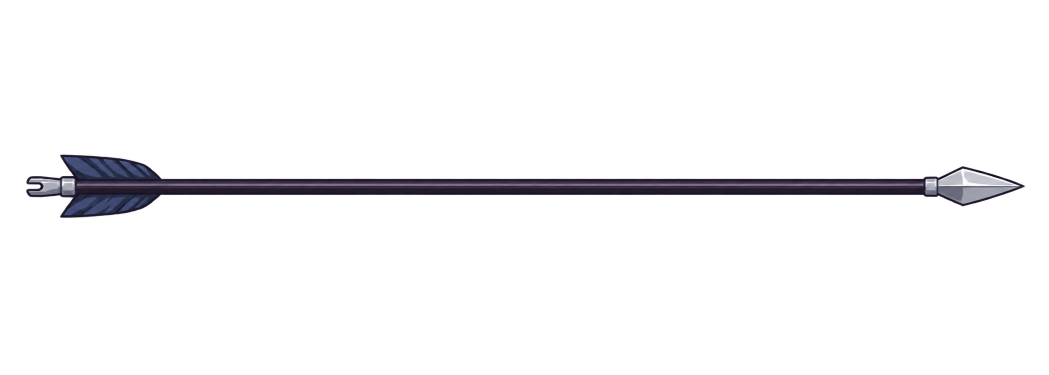
#> input picture assets/schoolgirl_profile/source/arrow.png, 2098 x 749 px, given in place of head.png, which was not available (shown at 1/2 size)
$ python prepare_profile_art.py
#> lines starting #> are read from the running program, lines starting #| are printed output that depends on the picture
"""Trim native alpha margins and pad separate image_gen sprites without repainting."""
import json
from pathlib import Path
from PIL import Image

ROOT = Path(__file__).resolve().parents[1]
DIRECTORY = ROOT / "assets/schoolgirl_profile"
NAMES = ["head", "hair_back", "torso", "skirt", "upper_arm", "forearm",
         "thigh", "shin", "foot", "hand_sword", "hand_bow", "hand_pull",
         "hand_relaxed", "sword", "bow", "arrow"]


def main():
    manifest = {}
    for name in NAMES:
        source = Image.open(DIRECTORY / "source" / (name + ".png"))
#> source is the input picture: PIL image 2098x749 RGBA; mean R, G, B, A 3.4, 3.1, 4.4, 13
        assert source.mode == "RGBA", name
        alpha = source.getchannel("A")
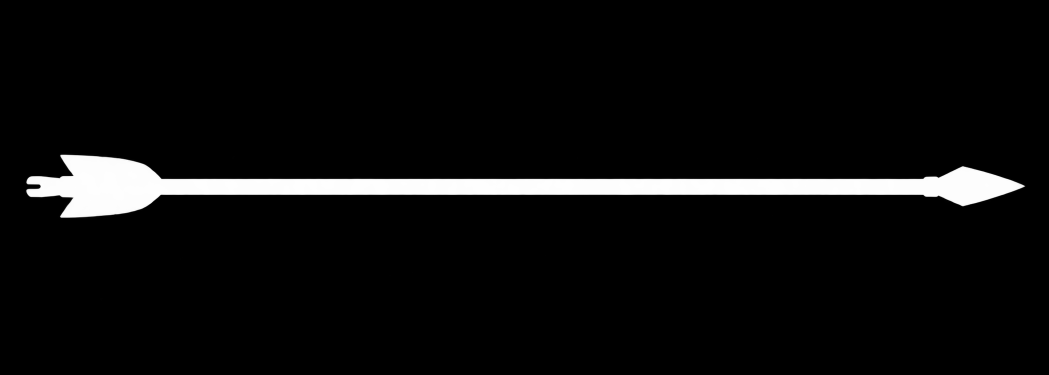
#> alpha: PIL image 2098x749 L (shown at 1/2 size); min 0, max 255, mean 13
        assert alpha.getextrema()[0] == 0 and alpha.getextrema()[1] >= 250, name
        # Threshold locates almost invisible margin speckles only. Output alpha
        # and all RGB values inside the crop are copied byte-for-byte.
        bounds = alpha.point(lambda a: 255 if a >= 8 else 0).getbbox()
#> bounds = (52, 309, 2051, 436)
        cropped = source.crop(bounds)
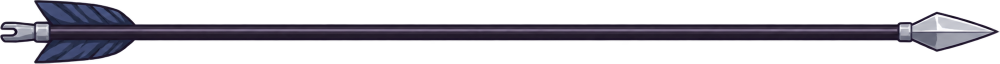
#> cropped: PIL image 1999x127 RGBA (shown at 1/2 size); mean R, G, B, A 21.3, 19.5, 26.9, 80.5; transparent parts drawn white
        padded = Image.new("RGBA", (cropped.width + 8, cropped.height + 8))
#> padded: PIL image 2007x135 RGBA; every value is 0
        padded.paste(cropped, (4, 4))
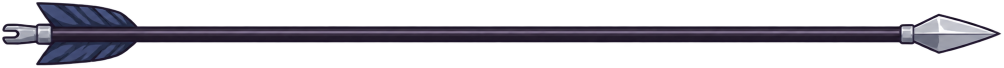
#> padded: PIL image 2007x135 RGBA (shown at 1/2 size); mean R, G, B, A 20, 18.2, 25.2, 75.4; transparent parts drawn white
        assert padded.crop((4, 4, 4 + cropped.width, 4 + cropped.height)).tobytes() == cropped.tobytes()
        padded.save(DIRECTORY / (name + ".png"))
        manifest[name] = {"source": "source/" + name + ".png", "source_size": source.size,
                          "alpha_crop": bounds, "padding": 4, "size": padded.size}
#> pass 2 of the loop in main, `for name in NAMES:`:
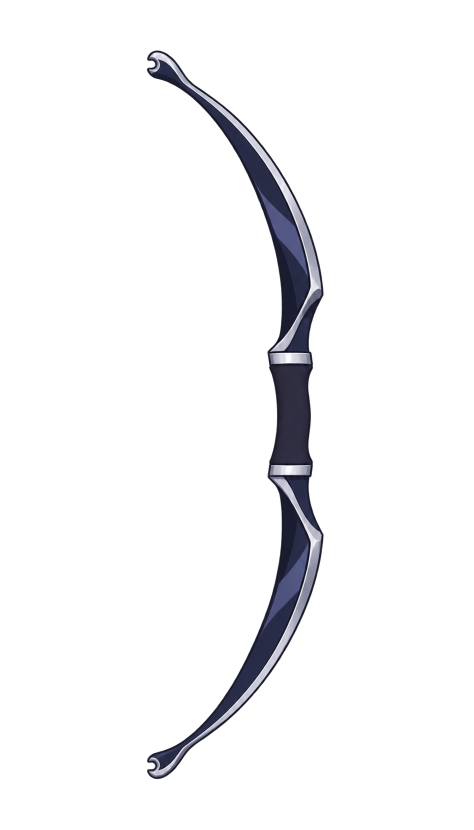
#> input picture assets/schoolgirl_profile/source/bow.png, 948 x 1659 px, given in place of hair_back.png, which was not available (shown at 1/2 size)
#> in main, source is the input picture: PIL image 948x1659 RGBA; mean R, G, B, A 5, 5.1, 6.6, 15.8
#> in main, `alpha = source.getchannel("A")`:
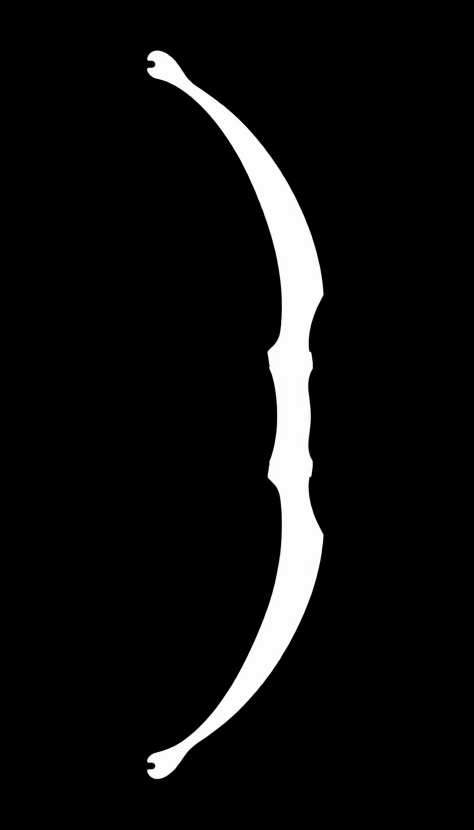
#> alpha: PIL image 948x1659 L (shown at 1/2 size); min 0, max 255, mean 15.8
#> bounds = (293, 100, 648, 1559)
#> cropped: PIL image 355x1459 RGBA
#> in main, `padded.paste(cropped, (4, 4))`:
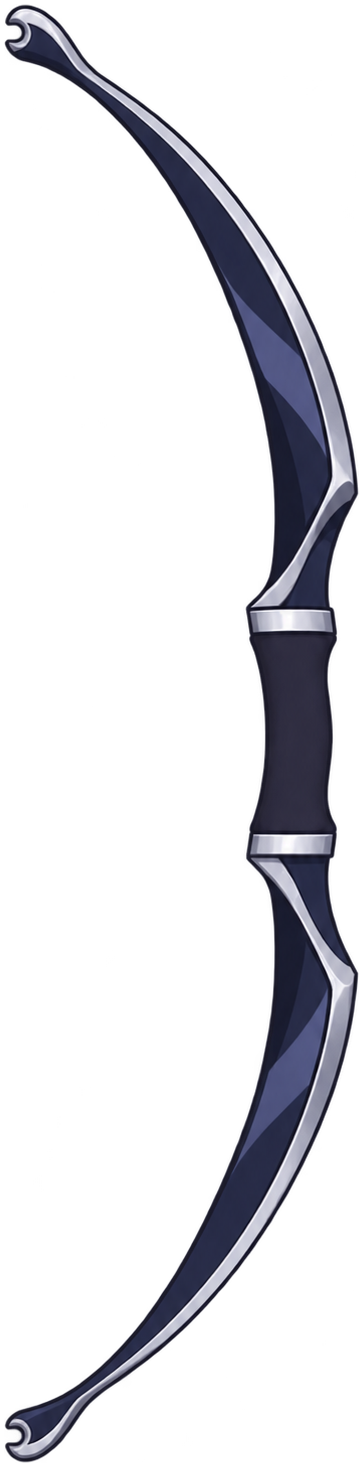
#> padded: PIL image 363x1467 RGBA; mean R, G, B, A 14.7, 15, 19.3, 46.7; transparent parts drawn white
    (DIRECTORY / "parts.json").write_text(json.dumps(manifest, ensure_ascii=False, indent=2) + "\n", encoding="utf-8")
    print(json.dumps({name: entry["size"] for name, entry in manifest.items()}))


if __name__ == "__main__":
#> (the run stopped early here; a loop or call above may not have finished)
